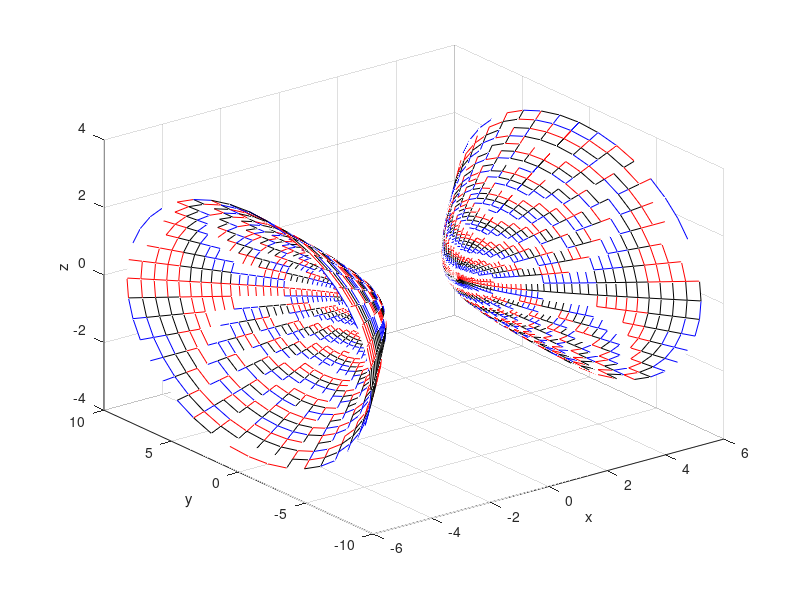

This chart was generated by the following MATLAB code:
a = 1.5;
b = 2.5;
c = 1;

t = (0:0.05:2)';
v = [0:0.05*pi:2*pi];

X = a * cosh(t) * ones(size(v));
Y = b * sinh(t) * sin(v);
Z = c * sinh(t) * cos(v);

figure('Color','w')
hS1=mesh(X,Y,Z);

hold on

X=-X;

hS2=mesh(X,Y,Z);
colormap(flag);

xlabel('x'); ylabel('y'); zlabel('z')